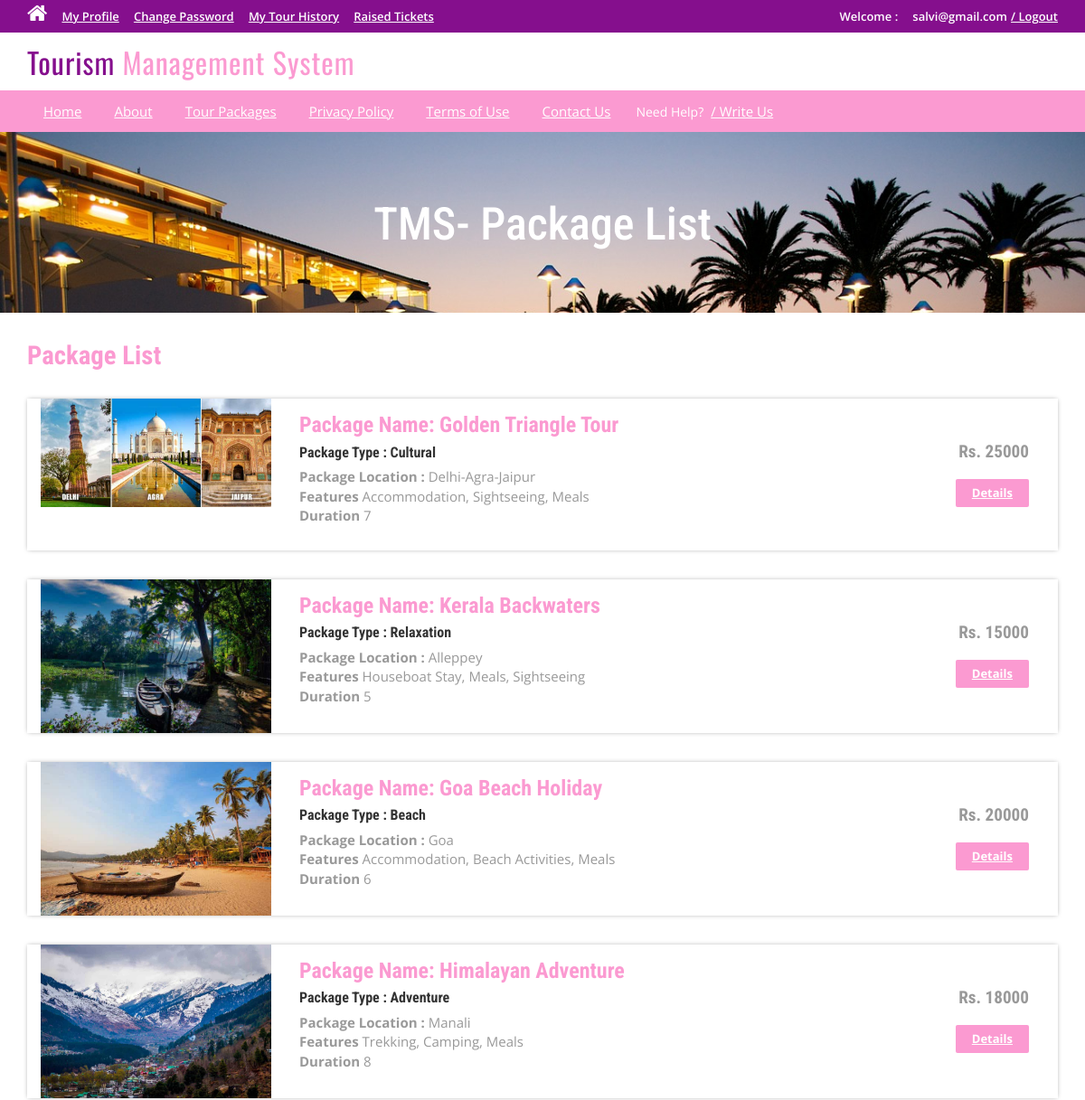
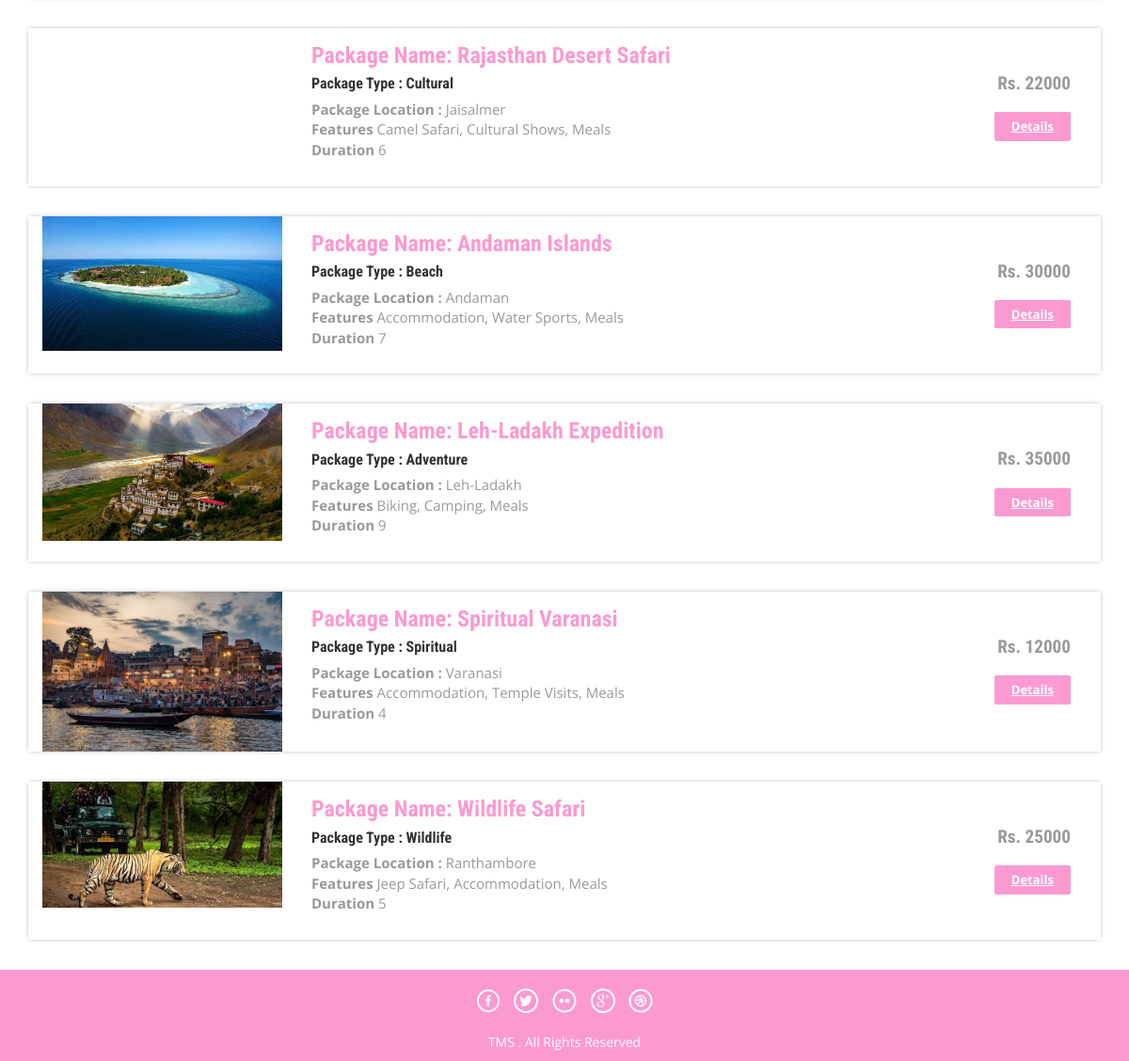
The app's page /package-list.php (signed in) with its own data (2 pictures, top to bottom).
### tables this page shows
CREATE TABLE `tbltourpackages` (
  `PackageId` int(11) NOT NULL AUTO_INCREMENT,
  `PackageName` varchar(200) DEFAULT NULL,
  `PackageType` varchar(150) DEFAULT NULL,
  `PackageLocation` varchar(100) DEFAULT NULL,
  `PackagePrice` int(11) DEFAULT NULL,
  `PackageFeatures` varchar(255) DEFAULT NULL,
  `PackageDetails` mediumtext DEFAULT NULL,
  `PackageImage` varchar(100) DEFAULT NULL,
  `Creationdate` timestamp NULL DEFAULT current_timestamp(),
  `UpdationDate` timestamp NULL DEFAULT NULL ON UPDATE current_timestamp(),
  `Duration` int(11) DEFAULT NULL,
  PRIMARY KEY (`PackageId`)
);

### package-list.php (the view, shortened to what this page needs)
<?php
include('includes/config.php');
?>
<!DOCTYPE HTML>
<html>
<head>
<link href="css/bootstrap.css" rel='stylesheet' type='text/css' />
<link href="css/style.css" rel='stylesheet' type='text/css' />
<link href="css/font-awesome.css" rel="stylesheet">
<link href="css/animate.css" rel="stylesheet" type="text/css" media="all">
</head>
<body>
<?php include('includes/header.php');?>
<div class="banner-3">
	<div class="container">
		<h1 class="wow zoomIn animated animated" data-wow-delay=".5s" style="visibility: visible; animation-delay: 0.5s; animation-name: zoomIn;"> TMS- Package List</h1>
	</div>
</div>
<div class="rooms">
	<div class="container">
		<div class="room-bottom">
			<h3>Package List</h3>
<?php $sql = "SELECT * from tbltourpackages";
$query = $dbh->prepare($sql);
$query->execute();
$results=$query->fetchAll(PDO::FETCH_OBJ);
if($query->rowCount() > 0)
{
foreach($results as $result)
{	?>
<div class="rom-btm">
				<div class="col-md-3 room-left wow fadeInLeft animated" data-wow-delay=".5s">
					<img src="admin/pacakgeimages/<?php echo htmlentities($result->PackageImage);?>" class="img-responsive" alt="">
				</div>
				<div class="col-md-6 room-midle wow fadeInUp animated" data-wow-delay=".5s">
					<h4>Package Name: <?php echo htmlentities($result->PackageName);?></h4>
					<h6>Package Type : <?php echo htmlentities($result->PackageType);?></h6>
					<p><b>Package Location :</b> <?php echo htmlentities($result->PackageLocation);?></p>
					<p><b>Features</b> <?php echo htmlentities($result->PackageFeatures);?></p>
					<p><b>Duration</b> <?php echo htmlentities($result->Duration);?></p>
				</div>
				<div class="col-md-3 room-right wow fadeInRight animated" data-wow-delay=".5s">
					<h5>Rs. <?php echo htmlentities($result->PackagePrice);?></h5>
					<a href="package-details.php?pkgid=<?php echo htmlentities($result->PackageId);?>" class="view">Details</a>
				</div>
				<div class="clearfix"></div>
			</div>
<?php }} ?>
		</div>
	</div>
</div>
<?php include('includes/footer.php');?>
</body>
</html>

### css/style.css (style rules this page uses)
html, body { font-size: 100%; background: #fff; font-family: 'Open Sans', sans-serif; }
body a,.grid_1,plan_1,plan_1.one,plan_1.two,i.icon1, i.icon2, i.icon3, i.icon4, i.icon5, i.icon6 { transition:0.5s all; -webkit-transition:0.5s all; -moz-transition:0.5s all; -o-transition:0.5s all; -ms-transition:0.5s all; }
h1,h2,h3,h4,h5,h6 { margin:0; font-family: 'Roboto Condensed', sans-serif; }
p { margin:0; }
a.view { padding: 6px 18px; font-weight: 700; color: #fff; background-color: #FB9AD1; border: 0; font-size: 13px; border-radius: 2px; -webkit-transition: all .2s; -moz-transition: all .2s; transition: all .2s; margin-top: 20px; display: inline-block; }
.banner-3 { background: url(../images/6.jpg)no-repeat; background-size: cover; -webkit-background-size: cover; -o-background-size: cover; -ms-background-size: cover; -moz-background-size: cover; min-height:200px; }
.banner-3 h1 { font-size: 50px; margin-bottom: 40px; padding: 1.5em 0 0; text-align: center; color: #fff; }
.rom-btm { margin-top: 2em; background-color: #FFF; box-shadow: 0px 0px 5px -1px rgba(0, 0, 0, 0.37); }
.room-bottom h3 { font-size: 1.8em; font-weight: 700; color: #FB9AD1; }
.room-bottom { padding: 2em 0; }
.rom-btm h4 { font-size: 1.5em; font-weight: 700; color: #FB9AD1; }
.rom-btm p { font-size: 15px; color: #999; }
.rom-btm h6 { font-size: 1em; font-weight: 700; margin: 0.5em 0; }
.room-right { text-align: right; padding: 3em 2em; }
.room-midle { padding: 1em; }
.rom-btm h5 { font-size: 1.2em; font-weight: 700; color: #999; }

### records on screen
tbltourpackages: PackageImage (picture), PackageName "Golden Triangle Tour", PackageType "Cultural", PackageLocation "Delhi-Agra-Jaipur", PackageFeatures "Accommodation, Sightseeing, Meals", Duration "7", PackagePrice "25000"
tbltourpackages: PackageImage (picture), PackageName "Kerala Backwaters", PackageType "Relaxation", PackageLocation "Alleppey", PackageFeatures "Houseboat Stay, Meals, Sightseeing", Duration "5", PackagePrice "15000"
tbltourpackages: PackageImage (picture), PackageName "Goa Beach Holiday", PackageType "Beach", PackageLocation "Goa", PackageFeatures "Accommodation, Beach Activities, Meals", Duration "6", PackagePrice "20000"
tbltourpackages: PackageImage (picture), PackageName "Himalayan Adventure", PackageType "Adventure", PackageLocation "Manali", PackageFeatures "Trekking, Camping, Meals", Duration "8", PackagePrice "18000"
tbltourpackages: PackageName "Rajasthan Desert Safari", PackageType "Cultural", PackageLocation "Jaisalmer", PackageFeatures "Camel Safari, Cultural Shows, Meals", Duration "6", PackagePrice "22000"
tbltourpackages: PackageImage (picture), PackageName "Andaman Islands", PackageType "Beach", PackageLocation "Andaman", PackageFeatures "Accommodation, Water Sports, Meals", Duration "7", PackagePrice "30000"
tbltourpackages: PackageImage (picture), PackageName "Leh-Ladakh Expedition", PackageType "Adventure", PackageLocation "Leh-Ladakh", PackageFeatures "Biking, Camping, Meals", Duration "9", PackagePrice "35000"
tbltourpackages: PackageImage (picture), PackageName "Spiritual Varanasi", PackageType "Spiritual", PackageLocation "Varanasi", PackageFeatures "Accommodation, Temple Visits, Meals", Duration "4", PackagePrice "12000"
tbltourpackages: PackageImage (picture), PackageName "Wildlife Safari", PackageType "Wildlife", PackageLocation "Ranthambore", PackageFeatures "Jeep Safari, Accommodation, Meals", Duration "5", PackagePrice "25000"

### other values on screen
$_SESSION['login'] "salvi@gmail.com"
